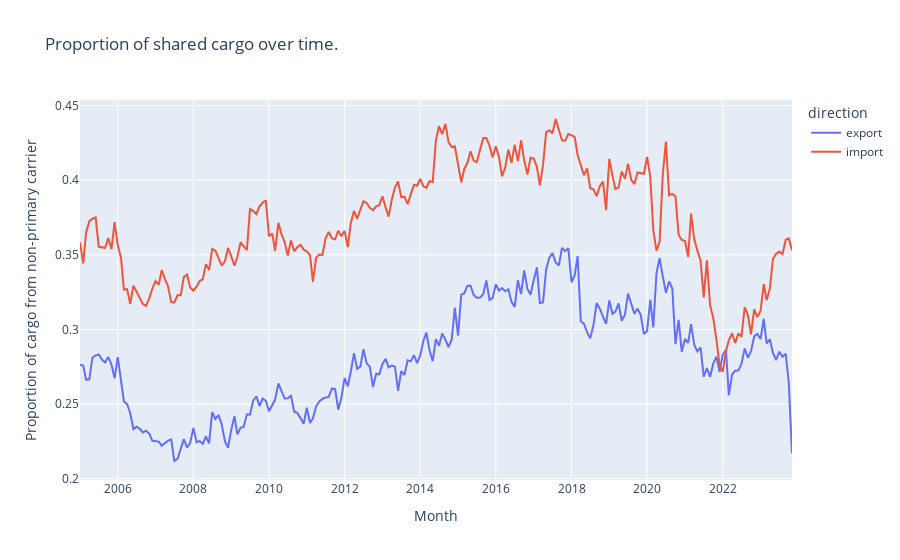

Notebook cell for this chart:
### Code cell
lf = pl.concat([imports_lf,exports_lf], how='diagonal')

sharing_over_time_plotly(
    data_lf=lf,
    include_missing_vessels=False,
    group_var='direction')

### Figure 1 — Plotly figure (JSON) as saved in the notebook; plotly's stock layout.template omitted (floating-point values rounded to 4 significant figures; data arrays with more than 128 entries replaced by an {"elided": "..."} marker saying what was removed)
{"data": [{"hovertemplate": "direction=export<br>Month=%{x}<br>Proportion of cargo from non-primary carrier=%{y}<extra></extra>", "legendgroup": "export", "line": {"color": "#636efa", "dash": "solid"}, "marker": {"symbol": "circle"}, "mode": "lines", "name": "export", "orientation": "v", "showlegend": true, "type": "scatter", "x": {"elided": "227 str values"}, "xaxis": "x", "y": {"elided": "227 float values"}, "yaxis": "y"}, {"hovertemplate": "direction=import<br>Month=%{x}<br>Proportion of cargo from non-primary carrier=%{y}<extra></extra>", "legendgroup": "import", "line": {"color": "#EF553B", "dash": "solid"}, "marker": {"symbol": "circle"}, "mode": "lines", "name": "import", "orientation": "v", "showlegend": true, "type": "scatter", "x": {"elided": "227 str values"}, "xaxis": "x", "y": {"elided": "227 float values"}, "yaxis": "y"}], "layout": {"legend": {"title": {"text": "direction"}, "tracegroupgap": 0}, "title": {"text": "Proportion of shared cargo over time."}, "xaxis": {"anchor": "y", "domain": [0, 1], "title": {"text": "Month"}}, "yaxis": {"anchor": "x", "domain": [0, 1], "title": {"text": "Proportion of cargo from non-primary carrier"}}}}
